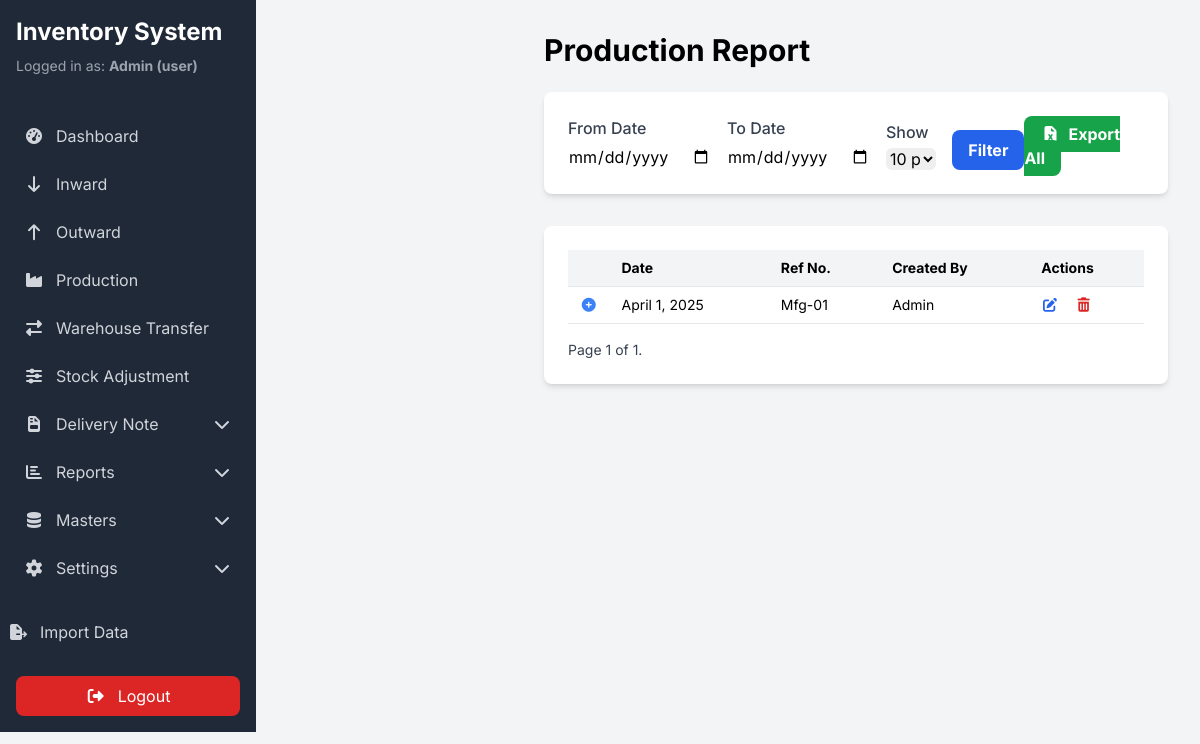
/report/production/ (signed in), run on an earlier commit of the app's database.
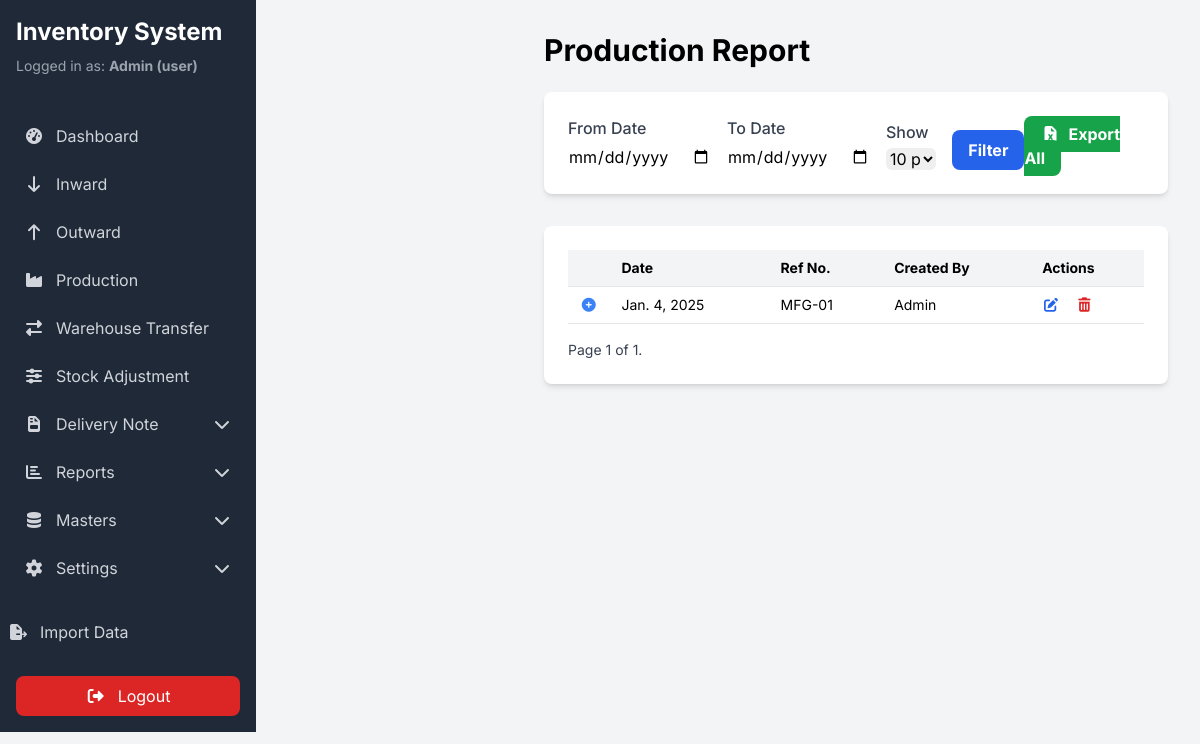
And on a later commit of the database.
### inventory/models.py (models this page shows, shortened)
class ProductionHeader(models.Model):
    date = models.DateField()
    reference_no = models.CharField(max_length=50, unique=True)
    remarks = models.TextField(blank=True, null=True)
    created_by = models.ForeignKey(settings.AUTH_USER_MODEL, on_delete=models.SET_NULL, null=True, related_name='productions')
    created_at = models.DateTimeField(auto_now_add=True)

class User(AbstractUser):
    ROLE_CHOICES = (
        ('admin', 'Admin'),
        ('user', 'User'),
    )
    role = models.CharField(max_length=20, choices=ROLE_CHOICES, default='user')
    can_edit = models.BooleanField(default=True)
    can_delete = models.BooleanField(default=False)

### inventory/views.py (the view, shortened to what this page needs)
# urls.py: path('report/production/', ProductionReportView.as_view(), name='production_report'),
class ProductionReportView(LoginRequiredMixin, View):
    def get(self, request):
        start_date = request.GET.get('start_date')
        end_date = request.GET.get('end_date')
        per_page = request.GET.get('per_page', 10)
        production_headers = ProductionHeader.objects.select_related(
            'created_by'
        ).prefetch_related(
            'items', 'items__item', 'items__warehouse'
        ).all().order_by('-date')
        if start_date:
            production_headers = production_headers.filter(date__gte=start_date)
        if end_date:
            production_headers = production_headers.filter(date__lte=end_date)
        paginator = Paginator(production_headers, per_page)
        page_number = request.GET.get('page')
        production_page = paginator.get_page(page_number)
        context = {
            'transactions': production_page,
            'per_page': per_page,
            'start_date': start_date,
            'end_date': end_date
        }
        return render(request, 'inventory/production_report.html', context)

### inventory/templates/inventory/production_report.html (shortened to what this page needs)
{% extends "inventory/base.html" %}
{% block content %}
<div class="flex justify-between items-center mb-6">
    <h2 class="text-3xl font-bold">Production Report</h2>
</div>
<div class="bg-white p-6 rounded-lg shadow-md mb-8">
    <div class="flex justify-between items-end">
        <form method="get" class="flex items-end space-x-4">
            <div>
                <label for="start_date" class="block font-medium text-gray-700">From Date</label>
                <input type="date" name="start_date" value="{{ start_date|default:'' }}" class="mt-1 block w-full border-gray-300 rounded-md">
            </div>
            <div>
                <label for="end_date" class="block font-medium text-gray-700">To Date</label>
                <input type="date" name="end_date" value="{{ end_date|default:'' }}" class="mt-1 block w-full border-gray-300 rounded-md">
            </div>
            <div>
                <label for="per_page" class="block font-medium text-gray-700">Show</label>
                <select name="per_page" id="per_page" onchange="this.form.submit()" class="mt-1 block w-full border-gray-300 rounded-md">
                    <option value="10" {% if per_page == '10' %}selected{% endif %}>10 per page</option>
                </select>
            </div>
            <button type="submit" class="bg-blue-600 text-white font-bold py-2 px-4 rounded-lg hover:bg-blue-700">Filter</button>
        </form>
        <div>
            <a href="?{{ request.GET.urlencode }}&export=csv" class="bg-green-600 text-white font-bold py-2 px-4 rounded-lg hover:bg-green-700">
                <i class="fas fa-file-excel mr-2"></i>Export All
            </a>
        </div>
    </div>
</div>
<div class="bg-white p-6 rounded-lg shadow-md overflow-x-auto">
    <table class="min-w-full bg-white text-sm">
        <thead class="bg-gray-100">
            <tr>
                <th class="py-2 px-3 border-b text-left w-8"></th>
                <th class="py-2 px-3 border-b text-left">Date</th>
                <th class="py-2 px-3 border-b text-left">Ref No.</th>
                <th class="py-2 px-3 border-b text-left">Created By</th>
                <th class="py-2 px-3 border-b text-left">Actions</th>
            </tr>
        </thead>
        <tbody>
            {% for header in transactions %}
            <tr class="hover:bg-gray-50">
                <td class="py-2 px-3 border-b text-center">
                    <button class="toggle-details text-blue-500 hover:text-blue-700" title="Show/Hide Items">
                        <i class="fas fa-plus-circle"></i>
                    </button>
                </td>
                <td class="py-2 px-3 border-b">{{ header.date }}</td>
                <td class="py-2 px-3 border-b">{{ header.reference_no }}</td>
                <td class="py-2 px-3 border-b">{{ header.created_by.username }}</td>
                <td class="py-2 px-3 border-b whitespace-nowrap">
                    <a href="{% url 'production_edit' header.pk %}" class="text-blue-600 hover:text-blue-800 mr-3" title="Edit"><i class="fas fa-edit"></i></a>
					<a href="{% url 'production_delete' header.pk %}" class="text-red-600 hover:text-red-800" title="Delete"><i class="fas fa-trash-alt"></i></a>
                </td>
            </tr>
            {% empty %}
            <tr><td colspan="5" class="py-4 text-center text-gray-500">No production transactions found.</td></tr>
            {% endfor %}
        </tbody>
    </table>
    <div class="mt-4 flex justify-between items-center">
        <span class="text-sm text-gray-700">
            Page {{ transactions.number }} of {{ transactions.paginator.num_pages }}.
        </span>
    </div>
</div>
{% endblock %}

What changed in the data, as far as the page shows it:
removed ProductionHeader: date "April 1, 2025", reference_no "Mfg-01", created_by.username "Admin"
added ProductionHeader: date "Jan. 4, 2025", reference_no "MFG-01", created_by.username "Admin"
